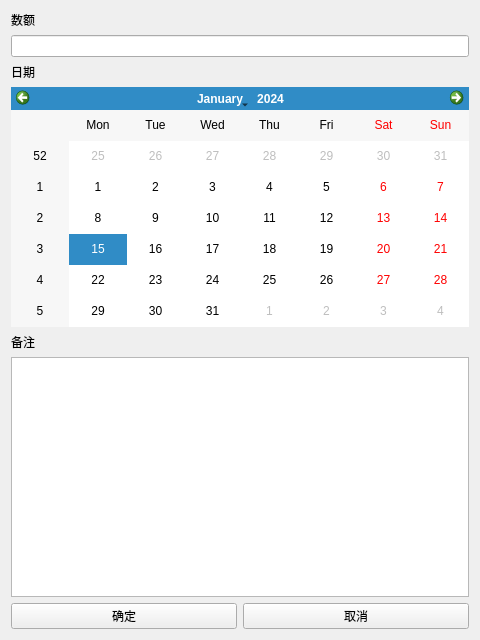
<?xml version="1.0" encoding="UTF-8"?>
<ui version="4.0">
 <class>insertIncome</class>
 <widget class="QWidget" name="insertIncome">
  <property name="geometry">
   <rect>
    <x>0</x>
    <y>0</y>
    <width>480</width>
    <height>640</height>
   </rect>
  </property>
  <property name="windowTitle">
   <string>Form</string>
  </property>
  <layout class="QGridLayout" name="gridLayout">
   <item row="0" column="0">
    <widget class="QLabel" name="label">
     <property name="text">
      <string>数额</string>
     </property>
    </widget>
   </item>
   <item row="1" column="0" colspan="2">
    <widget class="QLineEdit" name="countInput"/>
   </item>
   <item row="2" column="0" colspan="2">
    <widget class="QLabel" name="label_4">
     <property name="text">
      <string>日期</string>
     </property>
    </widget>
   </item>
   <item row="3" column="0" colspan="2">
    <widget class="QCalendarWidget" name="calendarWidget"/>
   </item>
   <item row="4" column="0" colspan="2">
    <widget class="QLabel" name="label_5">
     <property name="text">
      <string>备注</string>
     </property>
    </widget>
   </item>
   <item row="5" column="0" colspan="2">
    <widget class="QPlainTextEdit" name="remarksInput"/>
   </item>
   <item row="6" column="0">
    <widget class="QPushButton" name="OkButton">
     <property name="text">
      <string>确定</string>
     </property>
    </widget>
   </item>
   <item row="6" column="1">
    <widget class="QPushButton" name="cancelButton">
     <property name="text">
      <string>取消</string>
     </property>
    </widget>
   </item>
  </layout>
 </widget>
 <resources/>
 <connections/>
</ui>
